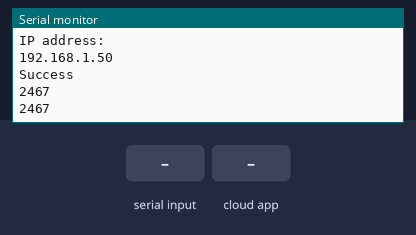
Recording of a sketch running on a simulated ESP32. Shown: the last lines printed to the serial monitor. Inputs (shaded band) come from the test bench. WiFi joins after 1.5 s; servers stay silent unless stated; the Firebase database answers and starts empty.

Above: at 2.8 s.
2.9 s: byte 30 received over Serial
At 3.23 s:
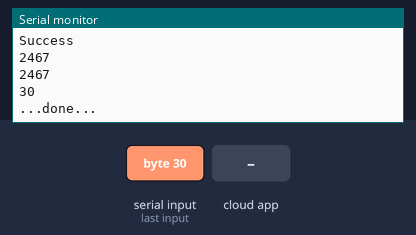
4.6 s: the phone or cloud app sets api to 0
At 5.7 s:
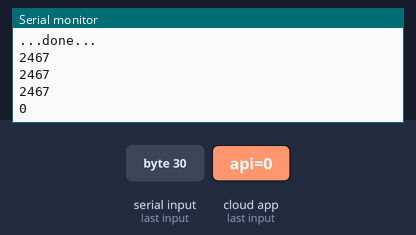
6.1 s: the phone or cloud app sets api to 1
At 7.0 s:
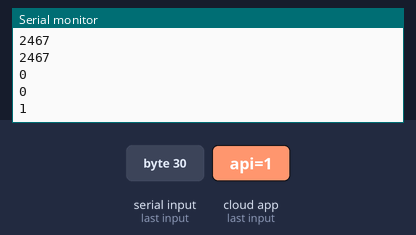
7.6 s: byte 90 received over Serial
At 7.94 s:
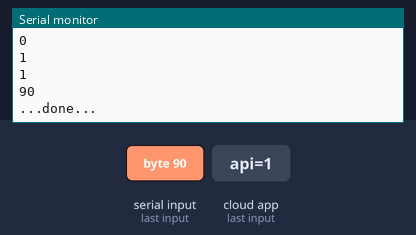
Timing chart, 0 to 10.1 s (numbered marks = the images above; inputs shaded):
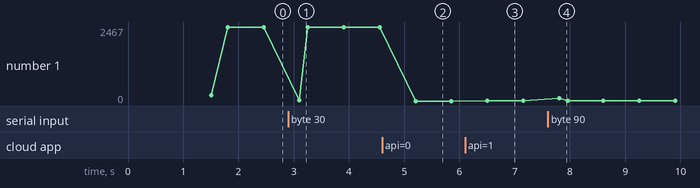

Measured:
- after the input at 2.9 s, the serial monitor: prints a new line after 0.20 s (image 1)
- after the input at 4.6 s, the serial monitor: prints a new line after 0.60 s (image 2)
- after the input at 6.1 s, the serial monitor: prints a new line after 0.41 s (image 3)
- after the input at 7.6 s, the serial monitor: prints a new line after 0.21 s (image 4)
- plotted number 1: 2467 → 0 after the input at 4.6 s, 0 → 1 after the input at 6.1 s

The sketch:

firebase_test.ino
```cpp
// #include <IOXhop_FirebaseESP32.h>
// #include <IOXhop_FirebaseStream.h>

#include <ESP32Firebase.h>
#include <WiFi.h>

const char *ssid = "KT_GiGA_7B86";
const char *password = "3add5bf491";

// #define FIREBASE_HOST "cookiot-test-default-rtdb.firebaseio.com/"
// #define FIREBASE_AUTH "5mTMqxKiPKvWoHuQfHJKwjD5KianKXKE8DMkpN0N"

#define REFERENCE_URL "cookiot-test-default-rtdb.firebaseio.com/"
Firebase firebase(REFERENCE_URL);

void setup() {
  Serial.begin(115200);
  Serial.println();
  Serial.println();
  Serial.print("Connecting to ");
  Serial.println(ssid);

  WiFi.begin(ssid, password);

  while (WiFi.status() != WL_CONNECTED) {
    delay(500);
    Serial.print(".");
  }

  Serial.println("");
  Serial.println("WiFi connected.");
  Serial.println("IP address: ");
  Serial.println(WiFi.localIP());

  firebase.setInt("test_str/api", 2467);
  Serial.println("Success");
  // Firebase.begin(FIREBASE_HOST, FIREBASE_AUTH);
  // Firebase.setString("test1", "true");
}

void loop() {
  // put your main code here, to run repeatedly:
  if(Serial.available() > 0){
    int a = Serial.read();
    firebase.setInt("another_test/new_test", a);
    Serial.println(a);
    Serial.println("...done...");
  }
  Serial.println(firebase.getInt("test_str/api"));
  delay(500);
}
```
